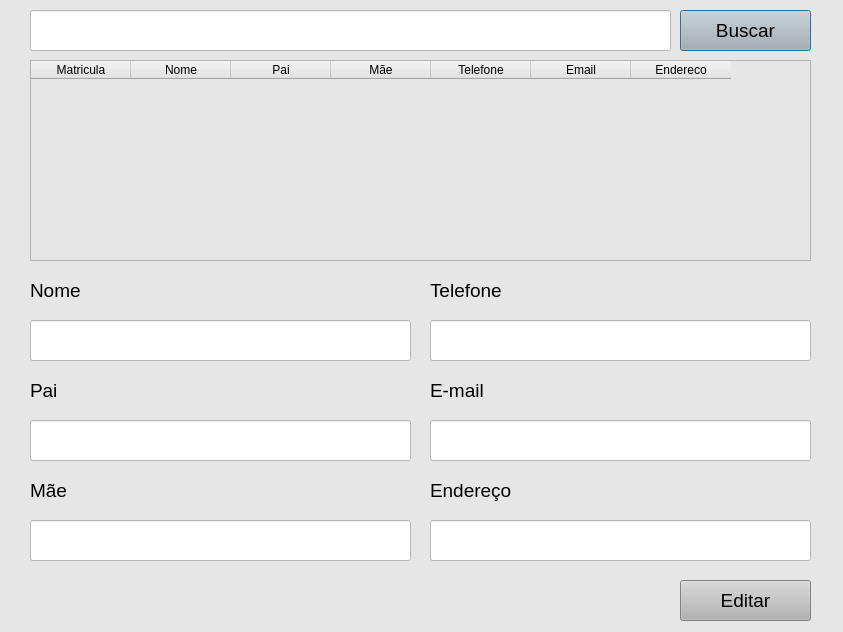
<?xml version="1.0" encoding="UTF-8"?>
<ui version="4.0">
 <class>Dialog</class>
 <widget class="QDialog" name="Dialog">
  <property name="geometry">
   <rect>
    <x>0</x>
    <y>0</y>
    <width>843</width>
    <height>632</height>
   </rect>
  </property>
  <property name="windowTitle">
   <string>Agenda de Atividade</string>
  </property>
  <property name="styleSheet">
   <string notr="true">background-color: rgb(230, 230, 230);</string>
  </property>
  <widget class="QLineEdit" name="lineEdit">
   <property name="geometry">
    <rect>
     <x>30</x>
     <y>10</y>
     <width>641</width>
     <height>41</height>
    </rect>
   </property>
   <property name="styleSheet">
    <string notr="true">background-color: rgb(255, 255, 255);</string>
   </property>
  </widget>
  <widget class="QPushButton" name="pushButton_14">
   <property name="geometry">
    <rect>
     <x>680</x>
     <y>10</y>
     <width>131</width>
     <height>41</height>
    </rect>
   </property>
   <property name="font">
    <font>
     <pointsize>14</pointsize>
    </font>
   </property>
   <property name="styleSheet">
    <string notr="true">background-color: rgb(180, 180, 180);</string>
   </property>
   <property name="text">
    <string>Buscar</string>
   </property>
  </widget>
  <widget class="QTableWidget" name="tabela">
   <property name="geometry">
    <rect>
     <x>30</x>
     <y>60</y>
     <width>781</width>
     <height>201</height>
    </rect>
   </property>
   <property name="sizeAdjustPolicy">
    <enum>QAbstractScrollArea::AdjustToContents</enum>
   </property>
   <property name="editTriggers">
    <set>QAbstractItemView::NoEditTriggers</set>
   </property>
   <property name="selectionMode">
    <enum>QAbstractItemView::SingleSelection</enum>
   </property>
   <property name="selectionBehavior">
    <enum>QAbstractItemView::SelectRows</enum>
   </property>
   <attribute name="verticalHeaderVisible">
    <bool>false</bool>
   </attribute>
   <column>
    <property name="text">
     <string>Matricula</string>
    </property>
   </column>
   <column>
    <property name="text">
     <string>Nome</string>
    </property>
   </column>
   <column>
    <property name="text">
     <string>Pai</string>
    </property>
   </column>
   <column>
    <property name="text">
     <string>Mãe</string>
    </property>
   </column>
   <column>
    <property name="text">
     <string>Telefone</string>
    </property>
   </column>
   <column>
    <property name="text">
     <string>Email</string>
    </property>
   </column>
   <column>
    <property name="text">
     <string>Endereco</string>
    </property>
   </column>
  </widget>
  <widget class="QLabel" name="label">
   <property name="geometry">
    <rect>
     <x>30</x>
     <y>270</y>
     <width>381</width>
     <height>41</height>
    </rect>
   </property>
   <property name="text">
    <string>&lt;html&gt;&lt;head/&gt;&lt;body&gt;&lt;p&gt;&lt;span style=&quot; font-size:14pt;&quot;&gt;  Nome&lt;/span&gt;&lt;/p&gt;&lt;/body&gt;&lt;/html&gt;</string>
   </property>
  </widget>
  <widget class="QLineEdit" name="txt_aluno">
   <property name="geometry">
    <rect>
     <x>30</x>
     <y>320</y>
     <width>381</width>
     <height>41</height>
    </rect>
   </property>
   <property name="styleSheet">
    <string notr="true">background-color: rgb(255, 255, 255);</string>
   </property>
  </widget>
  <widget class="QPushButton" name="Bt_editar">
   <property name="geometry">
    <rect>
     <x>680</x>
     <y>580</y>
     <width>131</width>
     <height>41</height>
    </rect>
   </property>
   <property name="font">
    <font>
     <pointsize>14</pointsize>
    </font>
   </property>
   <property name="styleSheet">
    <string notr="true">background-color: rgb(180, 180, 180);</string>
   </property>
   <property name="text">
    <string>Editar</string>
   </property>
  </widget>
  <widget class="QLabel" name="label_2">
   <property name="geometry">
    <rect>
     <x>30</x>
     <y>370</y>
     <width>381</width>
     <height>41</height>
    </rect>
   </property>
   <property name="text">
    <string>&lt;html&gt;&lt;head/&gt;&lt;body&gt;&lt;p&gt;&lt;span style=&quot; font-size:14pt;&quot;&gt;Pai&lt;/span&gt;&lt;/p&gt;&lt;/body&gt;&lt;/html&gt;</string>
   </property>
  </widget>
  <widget class="QLabel" name="label_4">
   <property name="geometry">
    <rect>
     <x>30</x>
     <y>470</y>
     <width>421</width>
     <height>41</height>
    </rect>
   </property>
   <property name="text">
    <string>&lt;html&gt;&lt;head/&gt;&lt;body&gt;&lt;p&gt;&lt;span style=&quot; font-size:14pt;&quot;&gt;Mãe&lt;/span&gt;&lt;/p&gt;&lt;/body&gt;&lt;/html&gt;</string>
   </property>
  </widget>
  <widget class="QLabel" name="label_5">
   <property name="geometry">
    <rect>
     <x>430</x>
     <y>270</y>
     <width>381</width>
     <height>41</height>
    </rect>
   </property>
   <property name="text">
    <string>&lt;html&gt;&lt;head/&gt;&lt;body&gt;&lt;p&gt;&lt;span style=&quot; font-size:14pt;&quot;&gt;Telefone&lt;/span&gt;&lt;/p&gt;&lt;/body&gt;&lt;/html&gt;</string>
   </property>
  </widget>
  <widget class="QLabel" name="label_6">
   <property name="geometry">
    <rect>
     <x>430</x>
     <y>370</y>
     <width>421</width>
     <height>41</height>
    </rect>
   </property>
   <property name="text">
    <string>&lt;html&gt;&lt;head/&gt;&lt;body&gt;&lt;p&gt;&lt;span style=&quot; font-size:14pt;&quot;&gt;E-mail&lt;/span&gt;&lt;/p&gt;&lt;/body&gt;&lt;/html&gt;</string>
   </property>
  </widget>
  <widget class="QLabel" name="label_7">
   <property name="geometry">
    <rect>
     <x>430</x>
     <y>470</y>
     <width>421</width>
     <height>41</height>
    </rect>
   </property>
   <property name="text">
    <string>&lt;html&gt;&lt;head/&gt;&lt;body&gt;&lt;p&gt;&lt;span style=&quot; font-size:14pt;&quot;&gt;Endereço&lt;/span&gt;&lt;/p&gt;&lt;/body&gt;&lt;/html&gt;</string>
   </property>
  </widget>
  <widget class="QLineEdit" name="txt_pai">
   <property name="geometry">
    <rect>
     <x>30</x>
     <y>420</y>
     <width>381</width>
     <height>41</height>
    </rect>
   </property>
   <property name="styleSheet">
    <string notr="true">background-color: rgb(255, 255, 255);</string>
   </property>
  </widget>
  <widget class="QLineEdit" name="txt_fone">
   <property name="geometry">
    <rect>
     <x>430</x>
     <y>320</y>
     <width>381</width>
     <height>41</height>
    </rect>
   </property>
   <property name="styleSheet">
    <string notr="true">background-color: rgb(255, 255, 255);</string>
   </property>
  </widget>
  <widget class="QLineEdit" name="txt_email">
   <property name="geometry">
    <rect>
     <x>430</x>
     <y>420</y>
     <width>381</width>
     <height>41</height>
    </rect>
   </property>
   <property name="styleSheet">
    <string notr="true">background-color: rgb(255, 255, 255);</string>
   </property>
  </widget>
  <widget class="QLineEdit" name="txt_mae">
   <property name="geometry">
    <rect>
     <x>30</x>
     <y>520</y>
     <width>381</width>
     <height>41</height>
    </rect>
   </property>
   <property name="styleSheet">
    <string notr="true">background-color: rgb(255, 255, 255);</string>
   </property>
  </widget>
  <widget class="QLineEdit" name="txt_end">
   <property name="geometry">
    <rect>
     <x>430</x>
     <y>520</y>
     <width>381</width>
     <height>41</height>
    </rect>
   </property>
   <property name="styleSheet">
    <string notr="true">background-color: rgb(255, 255, 255);</string>
   </property>
  </widget>
  <widget class="QLabel" name="lab_infor">
   <property name="geometry">
    <rect>
     <x>280</x>
     <y>580</y>
     <width>341</width>
     <height>41</height>
    </rect>
   </property>
   <property name="font">
    <font>
     <family>Verdana</family>
     <pointsize>12</pointsize>
     <weight>75</weight>
     <bold>true</bold>
    </font>
   </property>
   <property name="styleSheet">
    <string notr="true">color: rgb(202, 101, 0);</string>
   </property>
   <property name="text">
    <string>&lt;html&gt;&lt;head/&gt;&lt;body&gt;&lt;p align=&quot;center&quot;&gt;&lt;br/&gt;&lt;/p&gt;&lt;/body&gt;&lt;/html&gt;</string>
   </property>
  </widget>
 </widget>
 <resources/>
 <connections/>
</ui>
